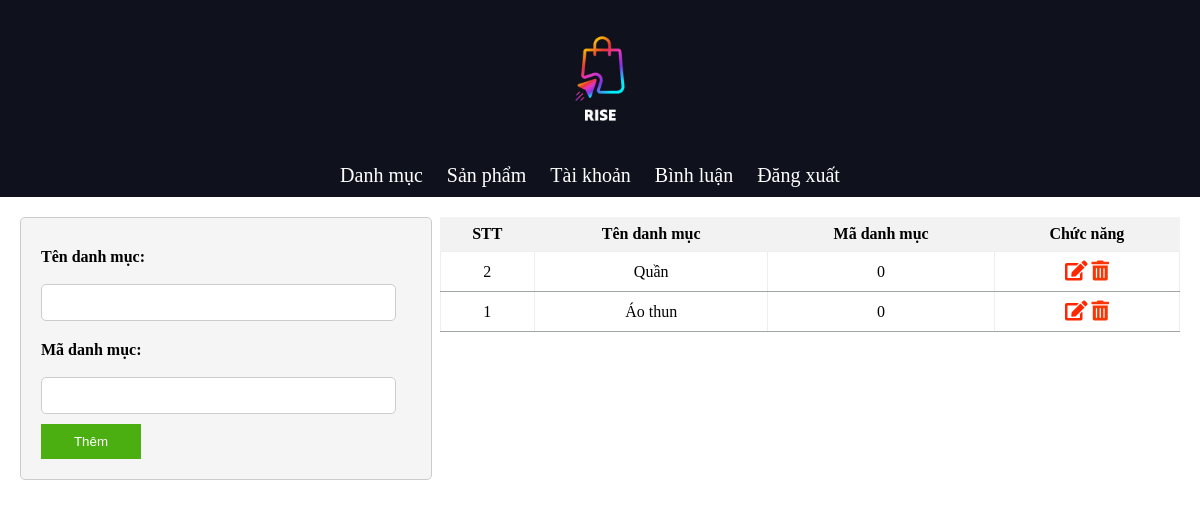
Page /admin.php?pg=loai on the committed database.
### tables this page shows
CREATE TABLE `danhmuc` (
  `id` int(4) NOT NULL,
  `ten` varchar(100) NOT NULL,
  `ma` int(11) NOT NULL,
  `home` tinyint(4) NOT NULL DEFAULT 0,
  `stt` tinyint(4) NOT NULL DEFAULT 0
);

### dao/pdo.php (called while the page is built, shortened)
<?php
function pdo_get_connection()
{
    $dburl = "mysql:host=localhost;dbname=dataduan1;charset=utf8";
    $username = 'root';
    $password = '';
    $conn = new PDO($dburl, $username, $password);
    $conn->setAttribute(PDO::ATTR_ERRMODE, PDO::ERRMODE_EXCEPTION);
    return $conn;
}
function pdo_query($sql)
{
    $sql_args = array_slice(func_get_args(), 1);
    try {
        $conn = pdo_get_connection();
        $stmt = $conn->prepare($sql);
        $stmt->execute($sql_args);
        $rows = $stmt->fetchAll();
        return $rows;
    } catch (PDOException $e) {
        throw $e;
    } finally {
        unset($conn);
    }
}

### dao/danhmuc.php (called while the page is built, shortened)
<?php
require_once 'pdo.php';
function danhmuc_select_all()
{
    $sql = "SELECT * FROM danhmuc ORDER BY id DESC";
    return pdo_query($sql);
}

### view/quantri/danhmuc.php (the view, shortened to what this page needs)
<?php
$kq = '';
$stt = 0;
foreach ($showdm as $value) {
    $stt++;
    extract($value);
    $kq .= ' <tr>
        <td>' . $stt . '</td>
        <td>' . $ten. '</td>
        <td>' . $ma . '</td>
        <td><a href="admin.php?pg=loaisua&id=' . $id . '"><i class="fas fa-edit" style="color: #ff2600;"></i></a> <a href="admin.php?pg=dmxoa&id=' . $id. '"><i class="fas fa-trash-alt" style="color: #fa3605;"></i></a></td>
    </tr>';
}
?>
<div class="content">
    <div class="form-loai">
        <form name="" action="admin.php?pg=dmthem" method="post" onsubmit="return validateForm()" enctype="multipart/form-data">
            <label for="">Tên danh mục: </label><br>
            <input type="text" name="ten" id="ten"><br>
            <label for="">Mã danh mục: </label><br>
            <input type="text" name="ma" id="ma"><br>
            <input type="submit" name="them_u" value="Thêm" class="btn">
        </form>
    </div>
    <table border="1">
        <tr>
            <th>STT</th>
            <th>Tên danh mục</th>
            <th>Mã danh mục</th>
            <th>Chức năng</th>
        </tr>
        <?php
        echo $kq;
        ?>
    </table>
</div>

### view/css/admin.css (style rules this page uses)
body { margin: 0; padding: 0; }
.form-loai { width: 100%; margin: 20px; }
form { width: 100%; max-width: 400px; background-color: #f5f5f5; border: 1px solid #ccc; padding: 20px; border-radius: 5px; }
label { display: block; font-weight: bold; margin-top: 10px; }
input[type="file"], input[type="text"], input[type="password"], select { width: 90%; padding: 10px; margin-bottom: 10px; border: 1px solid #ccc; border-radius: 5px; }
.btn { background-color: #007BFF; color: white; padding: 10px 20px; border: none; cursor: pointer; }
.content { display: flex; justify-content: space-between; align-items: flex-start; }
.form-loai { flex: 1; padding-right: 10px; }
table { flex: 2; }
table { margin: 20px; float: left; text-align: center; border: none; border-collapse: collapse; }
.btn { width: 100px; background-color: #4caf11; }
th { background-color: #f2f2f2; padding: 8px; border: none; }
td { border-bottom: 1px solid rgb(160, 166, 162); text-align: center; padding: 8px; }
a { text-decoration: none; font-size: 20px; }

### rows in the picture
danhmuc: ten "Quần", ma "0"
danhmuc: ten "Áo thun", ma "0"
